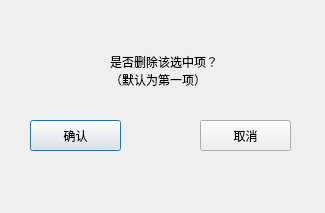
<?xml version="1.0" encoding="UTF-8"?>
<ui version="4.0">
 <class>DeleteListItemDialog</class>
 <widget class="QDialog" name="DeleteListItemDialog">
  <property name="geometry">
   <rect>
    <x>0</x>
    <y>0</y>
    <width>325</width>
    <height>213</height>
   </rect>
  </property>
  <property name="windowTitle">
   <string>删除用户</string>
  </property>
  <widget class="QLabel" name="DeleteListItemDialog_label">
   <property name="geometry">
    <rect>
     <x>110</x>
     <y>50</y>
     <width>131</width>
     <height>41</height>
    </rect>
   </property>
   <property name="text">
    <string>是否删除该选中项？
（默认为第一项）</string>
   </property>
  </widget>
  <widget class="QPushButton" name="OkButton">
   <property name="geometry">
    <rect>
     <x>30</x>
     <y>120</y>
     <width>91</width>
     <height>31</height>
    </rect>
   </property>
   <property name="text">
    <string>确认</string>
   </property>
  </widget>
  <widget class="QPushButton" name="CancelButton">
   <property name="geometry">
    <rect>
     <x>200</x>
     <y>120</y>
     <width>91</width>
     <height>31</height>
    </rect>
   </property>
   <property name="text">
    <string>取消</string>
   </property>
  </widget>
 </widget>
 <resources/>
 <connections>
  <connection>
   <sender>OkButton</sender>
   <signal>clicked()</signal>
   <receiver>DeleteListItemDialog</receiver>
   <slot>deleteItemAndClose()</slot>
   <hints>
    <hint type="sourcelabel">
     <x>75</x>
     <y>142</y>
    </hint>
    <hint type="destinationlabel">
     <x>78</x>
     <y>167</y>
    </hint>
   </hints>
  </connection>
  <connection>
   <sender>CancelButton</sender>
   <signal>clicked()</signal>
   <receiver>DeleteListItemDialog</receiver>
   <slot>closeDialog()</slot>
   <hints>
    <hint type="sourcelabel">
     <x>252</x>
     <y>136</y>
    </hint>
    <hint type="destinationlabel">
     <x>251</x>
     <y>168</y>
    </hint>
   </hints>
  </connection>
 </connections>
 <slots>
  <slot>deleteItemAndClose()</slot>
  <slot>closeDialog()</slot>
 </slots>
</ui>
